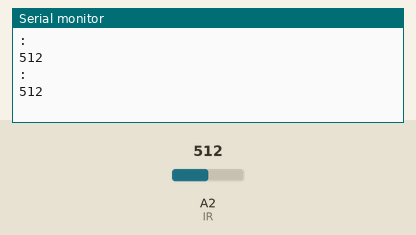
Bench run of a sketch on a simulated Arduino Uno, built with avr-gcc and run on an emulated ATmega328P. On the bench: the last lines printed to the serial monitor. The inputs (shaded band) are chosen by the test bench; at power-on: A2 (IR) = 512.

Above: at 1.8 s.
1.9 s: A2 (IR) set to 716
At 2.8 s:
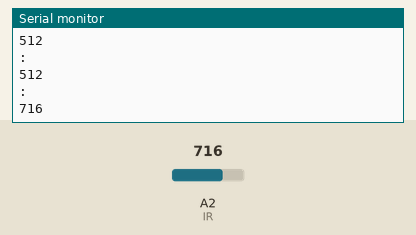
3.4 s: A2 (IR) set to 900
At 4.8 s:
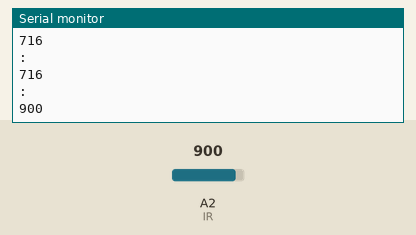
Timing chart, 0 to 6.4 s (numbered marks = the images above; inputs shaded):
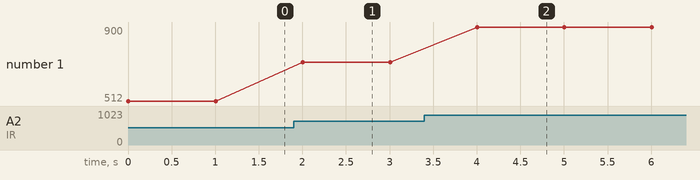

Measured:
- after the input at 1.9 s, the serial monitor: prints a new line after 0.11 s (image 1)
- after the input at 3.4 s, the serial monitor: prints a new line after 0.61 s (image 2)
- plotted number 1: 512 → 716 after the input at 1.9 s, 716 → 900 after the input at 3.4 s

The sketch:

test_light_sensor.ino
```cpp
/*
 Demo code for using IR_sensors.

 Datasheet for TCRT5000
 *
 *
 *
 */

#define IR A2

//uses A2 as in

void setup() {
  // put your setup code here, to run once:
  pinMode(IR, INPUT);
  Serial.begin(9600);
}

void loop() {
  // put your main code here, to run repeatedly:
  Serial.println("\n:");
  Serial.println(analogRead(IR));
  delay(1000);

}
```
